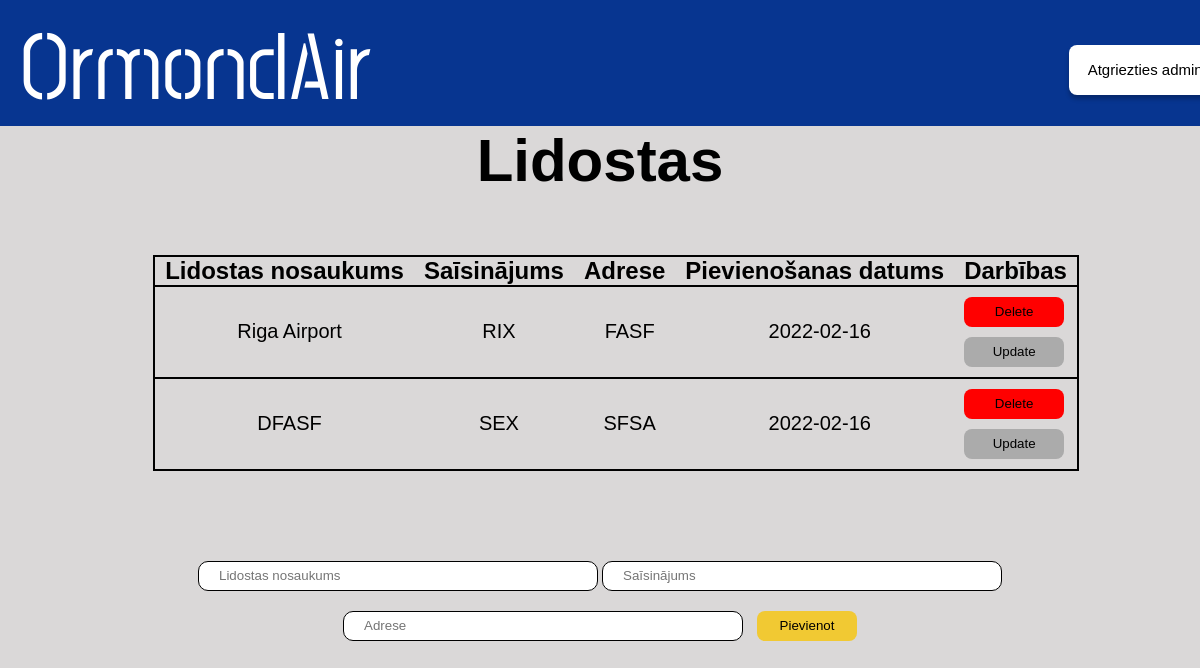
Screenshot of /admin/lidostas with the database file from the repository.
### main.py (models this page shows, shortened)
class Lidosta(db.Model):
    id = db.Column(db.Integer, primary_key=True)
    content = db.Column(db.String(200), nullable=False)
    saisinajums = db.Column(db.String(3), nullable=False)
    adrese = db.Column(db.String(200), nullable=False)
    date_created = db.Column(db.DateTime, default=datetime.utcnow)

### main.py (the view)
@app.route('/admin/lidostas', methods=['POST', 'GET'])
def lidostas():
  if request.method == 'POST':
    new_airport = Lidosta(content=request.form['content'],saisinajums = request.form['saisinajums'], adrese=request.form['adrese'])
    try:
      db.session.add(new_airport)
      db.session.commit()
      return redirect('/admin/lidostas')
    except:
      return "Draugi nav labi!"
  else:
    tasks = Lidosta.query.order_by(Lidosta.date_created).all()
    return render_template('adminlidostas.html', tasks=tasks)

### templates/adminlidostas.html (shortened to what this page needs)
<!DOCTYPE html>
<html lang="en">
  <head>
    <link href="/static/css/stylesheet.css" rel="stylesheet" />
  </head>
  <body>
    <div class="augsejaisBaneris">
      <a href="/"><h1 class="homePage">OrmondAir</h1></a>
      <a href="/admin"><button id="atgriezties_admin">Atgriezties admin</button></a>
    </div>
    <div class="apaksejaisBaneris">
      <h1 id="virsraksts">Lidostas</h1>
      {% if tasks|length < 1 %}
      <h4 id="apaksraksts">Nav pievienota neviena lidosta! </h4>
      {% else %}
      <div class="tabulaBox">
        <table class="tabula">
          <tr class="tabula">
            <th class="teksts">Lidostas nosaukums</th>
            <th class="teksts">Saīsinājums</th>
            <th class="teksts">Adrese</th>
            <th class="teksts">Pievienošanas datums</th>
            <th class="teksts">Darbības</th>
          </tr>
          {% for task in tasks %}
            <tr class="tabula">
              <td class="dbteksts">{{ task.content }}</td>
              <td class="dbteksts">{{ task.saisinajums }}</td>
              <td class="dbteksts">{{ task.adrese }}</td>
              <td class="dbteksts">{{ task.date_created.date() }}</td>
              <td>
                <a href="/delete/{{task.id}}"><button id=dzest>Delete</button></a>
                <br>
                <a href="/update/{{task.id}}"><button id=labot>Update</button></a>
              </td>
            </tr>
          {% endfor %}
        </table>
      </div>
      {% endif %}
      <form action="/admin/lidostas" method="POST" id="form">
        <input class="input" type="text" name="content" id="content" maxlength="50" placeholder="Lidostas nosaukums" required>
        <input class="input" type="text" name="saisinajums" id="saisinajums" maxlength="3" placeholder="Saīsinājums" required>
        <input class="input" type="text" name="adrese" id="adrese" maxlength="50"placeholder="Adrese" required>
        <input type="submit" value="Pievienot" id="pievienot">
      </form>
    </div>
  </body>
</html>

### static/css/stylesheet.css (style rules this page uses)
body { background: rgba(186, 182, 182, 0.53); }
* { margin: 0; padding: 0; box-sizing: border-box; text-decoration: none; }
.augsejaisBaneris { position: absolute; left: 0%; right: 0%; top: 0%; bottom: 84.28%; background: #073590; }
.homePage { position: absolute; left: 0%; font-family: Post No Bills Colombo Medium; font-size: 96px; display: flex; margin-left: 20px; color: #ffffff; user-select: none; }
.apaksejaisBaneris { position: absolute; top: 15.72%; right: 0px; left: 0px; }
#atgriezties_admin { position: absolute; width: 152px; height: 50.63px; left: 89.1%; top: 35.4%; background: #ffffff; border-radius: 8px; box-shadow: 0px 4px 4px rgba(0, 0, 0, 0.25); border-style: none; font-family: Arial, Helvetica, sans-serif; font-size: 15px; cursor: pointer; }
#pievienot { width: 100px; height: 30px; background: #f1c933; border-radius: 8px; outline: none; cursor: pointer; border: 1px solid transparent; margin-left: 10px; }
.teksts { font-family: Arial, Helvetica, sans-serif; font-size: 24px; color: #000000; padding-left: 10px; padding-right: 10px; }
.input { background: #ffffff; border: 1px solid #000000; box-sizing: border-box; border-radius: 10px; outline: none; padding-left: 20px; padding-right: 20px; width: 400px; height: 30px; margin-top: 10px; margin-bottom: 10px; }
#dzest { width: 100px; height: 30px; background: #ff0000; border-radius: 8px; outline: none; cursor: pointer; border: 1px solid transparent; margin-top: 10px; margin-left: 10px; }
#labot { width: 100px; height: 30px; background: #ababab; border-radius: 8px; outline: none; cursor: pointer; border: 1px solid transparent; margin-top: 10px; margin-left: 10px; margin-bottom: 10px; }
.dbteksts { text-align: center; font-family: Arial, Helvetica, sans-serif; font-size: 20px; color: #000000; padding-left: 10px; }
#virsraksts { text-align: center; font-family: Arial, Helvetica, sans-serif; font-size: 60px; color: #000000; }
.tabula { border-collapse: collapse; border: solid 2px #000000; margin-left: auto; margin-right: auto; margin-top: 40px; margin-bottom: 40px; }
#form { text-align: center; }
.tabulaBox { display: block; max-height: 500px; width: 96%; overflow: auto; margin-top: 20px; margin-left: 40px; margin-bottom: 40px; }

### rows the page displays
Lidosta: content "Riga Airport", saisinajums "RIX", adrese "FASF", date_created "2022-02-16"
Lidosta: content "DFASF", saisinajums "SEX", adrese "SFSA", date_created "2022-02-16"
